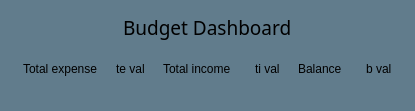
            <widget class="QWidget" name="budget_dash_frame">
             <property name="styleSheet">
              <string notr="true">QWidget{
background-color: #617C8C;
border-radius: 10px;
border: 5px;
}
</string>
             </property>
             <layout class="QVBoxLayout" name="verticalLayout_10">
              <item alignment="Qt::AlignTop">
               <widget class="QFrame" name="bd_frame">
                <property name="frameShape">
                 <enum>QFrame::StyledPanel</enum>
                </property>
                <property name="frameShadow">
                 <enum>QFrame::Raised</enum>
                </property>
                <layout class="QVBoxLayout" name="verticalLayout_11">
                 <property name="leftMargin">
                  <number>3</number>
                 </property>
                 <property name="topMargin">
                  <number>3</number>
                 </property>
                 <property name="rightMargin">
                  <number>3</number>
                 </property>
                 <property name="bottomMargin">
                  <number>3</number>
                 </property>
                 <item alignment="Qt::AlignHCenter">
                  <widget class="QLabel" name="bd_title_label">
                   <property name="font">
                    <font>
                     <family>Futura</family>
                     <pointsize>14</pointsize>
                    </font>
                   </property>
                   <property name="text">
                    <string>Budget Dashboard</string>
                   </property>
                  </widget>
                 </item>
                </layout>
               </widget>
              </item>
              <item>
               <widget class="QFrame" name="main_bd_frame">
                <property name="sizePolicy">
                 <sizepolicy hsizetype="Preferred" vsizetype="Expanding">
                  <horstretch>0</horstretch>
                  <verstretch>0</verstretch>
                 </sizepolicy>
                </property>
                <property name="frameShape">
                 <enum>QFrame::StyledPanel</enum>
                </property>
                <property name="frameShadow">
                 <enum>QFrame::Raised</enum>
                </property>
                <layout class="QGridLayout" name="gridLayout">
                 <property name="leftMargin">
                  <number>3</number>
                 </property>
                 <property name="topMargin">
                  <number>3</number>
                 </property>
                 <property name="rightMargin">
                  <number>3</number>
                 </property>
                 <property name="bottomMargin">
                  <number>3</number>
                 </property>
                 <property name="horizontalSpacing">
                  <number>6</number>
                 </property>
                 <item row="0" column="0">
                  <widget class="QFrame" name="frame">
                   <property name="maximumSize">
                    <size>
                     <width>16777215</width>
                     <height>50</height>
                    </size>
                   </property>
                   <property name="frameShape">
                    <enum>QFrame::StyledPanel</enum>
                   </property>
                   <property name="frameShadow">
                    <enum>QFrame::Raised</enum>
                   </property>
                   <layout class="QHBoxLayout" name="horizontalLayout_19">
                    <property name="leftMargin">
                     <number>0</number>
                    </property>
                    <property name="topMargin">
                     <number>0</number>
                    </property>
                    <property name="rightMargin">
                     <number>0</number>
                    </property>
                    <property name="bottomMargin">
                     <number>0</number>
                    </property>
                    <item>
                     <widget class="QFrame" name="ab_totals_frame_2">
                      <property name="maximumSize">
                       <size>
                        <width>16777215</width>
                        <height>50</height>
                       </size>
                      </property>
                      <property name="frameShape">
                       <enum>QFrame::StyledPanel</enum>
                      </property>
                      <property name="frameShadow">
                       <enum>QFrame::Raised</enum>
                      </property>
                      <layout class="QHBoxLayout" name="horizontalLayout_15">
                       <property name="spacing">
                        <number>0</number>
                       </property>
                       <property name="leftMargin">
                        <number>0</number>
                       </property>
                       <property name="topMargin">
                        <number>0</number>
                       </property>
                       <property name="rightMargin">
                        <number>0</number>
                       </property>
                       <property name="bottomMargin">
                        <number>0</number>
                       </property>
                       <item>
                        <widget class="QFrame" name="ab_expense_frame_2">
                         <property name="frameShape">
                          <enum>QFrame::StyledPanel</enum>
                         </property>
                         <property name="frameShadow">
                          <enum>QFrame::Raised</enum>
                         </property>
                         <layout class="QHBoxLayout" name="horizontalLayout_16">
                          <property name="spacing">
                           <number>0</number>
                          </property>
                          <property name="leftMargin">
                           <number>0</number>
                          </property>
                          <property name="topMargin">
                           <number>0</number>
                          </property>
                          <property name="rightMargin">
                           <number>0</number>
                          </property>
                          <property name="bottomMargin">
                           <number>0</number>
                          </property>
                          <item>
                           <widget class="QFrame" name="ab_texp_frame_2">
                            <property name="frameShape">
                             <enum>QFrame::StyledPanel</enum>
                            </property>
                            <property name="frameShadow">
                             <enum>QFrame::Raised</enum>
                            </property>
                            <layout class="QVBoxLayout" name="verticalLayout_31">
                             <item>
                              <widget class="QLabel" name="ab_texp_label_2">
                               <property name="text">
                                <string>Total expense</string>
                               </property>
                              </widget>
                             </item>
                            </layout>
                           </widget>
                          </item>
                          <item>
                           <widget class="QFrame" name="ab_expval_frame_2">
                            <property name="frameShape">
                             <enum>QFrame::StyledPanel</enum>
                            </property>
                            <property name="frameShadow">
                             <enum>QFrame::Raised</enum>
                            </property>
                            <layout class="QVBoxLayout" name="verticalLayout_32">
                             <item>
                              <widget class="QLabel" name="ab_expval_label_2">
                               <property name="text">
                                <string>te val</string>
                               </property>
                              </widget>
                             </item>
                            </layout>
                           </widget>
                          </item>
                         </layout>
                        </widget>
                       </item>
                       <item>
                        <widget class="QFrame" name="ab_income_frame_2">
                         <property name="frameShape">
                          <enum>QFrame::StyledPanel</enum>
                         </property>
                         <property name="frameShadow">
                          <enum>QFrame::Raised</enum>
                         </property>
                         <layout class="QHBoxLayout" name="horizontalLayout_17">
                          <property name="leftMargin">
                           <number>0</number>
                          </property>
                          <property name="topMargin">
                           <number>0</number>
                          </property>
                          <property name="rightMargin">
                           <number>0</number>
                          </property>
                          <property name="bottomMargin">
                           <number>0</number>
                          </property>
                          <item>
                           <widget class="QFrame" name="ab_tinc_frame_2">
                            <property name="frameShape">
                             <enum>QFrame::StyledPanel</enum>
                            </property>
                            <property name="frameShadow">
                             <enum>QFrame::Raised</enum>
                            </property>
                            <layout class="QVBoxLayout" name="verticalLayout_33">
                             <item>
                              <widget class="QLabel" name="ab_tinc_label_2">
                               <property name="text">
                                <string>Total income</string>
                               </property>
                              </widget>
                             </item>
                            </layout>
                           </widget>
                          </item>
                          <item>
                           <widget class="QFrame" name="ab_incval_frame_2">
                            <property name="frameShape">
                             <enum>QFrame::StyledPanel</enum>
                            </property>
                            <property name="frameShadow">
                             <enum>QFrame::Raised</enum>
                            </property>
                            <layout class="QVBoxLayout" name="verticalLayout_34">
                             <item>
                              <widget class="QLabel" name="ab_incval_label_2">
                               <property name="text">
                                <string>ti val</string>
                               </property>
                              </widget>
                             </item>
                            </layout>
                           </widget>
                          </item>
                         </layout>
                        </widget>
                       </item>
                       <item>
                        <widget class="QFrame" name="ab_bal_frame_2">
                         <property name="frameShape">
                          <enum>QFrame::StyledPanel</enum>
                         </property>
                         <property name="frameShadow">
                          <enum>QFrame::Raised</enum>
                         </property>
                         <layout class="QHBoxLayout" name="horizontalLayout_18">
                          <property name="leftMargin">
                           <number>0</number>
                          </property>
                          <property name="topMargin">
                           <number>0</number>
                          </property>
                          <property name="rightMargin">
                           <number>0</number>
                          </property>
                          <property name="bottomMargin">
                           <number>0</number>
                          </property>
                          <item>
                           <widget class="QFrame" name="ab_tbal_frame_2">
                            <property name="frameShape">
                             <enum>QFrame::StyledPanel</enum>
                            </property>
                            <property name="frameShadow">
                             <enum>QFrame::Raised</enum>
                            </property>
                            <layout class="QVBoxLayout" name="verticalLayout_35">
                             <item>
                              <widget class="QLabel" name="ab_tbal_label_2">
                               <property name="text">
                                <string>Balance</string>
                               </property>
                              </widget>
                             </item>
                            </layout>
                           </widget>
                          </item>
                          <item>
                           <widget class="QFrame" name="ab_balval_frame_2">
                            <property name="frameShape">
                             <enum>QFrame::StyledPanel</enum>
                            </property>
                            <property name="frameShadow">
                             <enum>QFrame::Raised</enum>
                            </property>
                            <layout class="QVBoxLayout" name="verticalLayout_36">
                             <item>
                              <widget class="QLabel" name="ab_balval_label_2">
                               <property name="text">
                                <string>b val</string>
                               </property>
                              </widget>
                             </item>
                            </layout>
                           </widget>
                          </item>
                         </layout>
                        </widget>
                       </item>
                      </layout>
                     </widget>
                    </item>
                   </layout>
                  </widget>
                 </item>
                 <item row="1" column="0">
                  <widget class="QFrame" name="bd_graphs_frame">
                   <property name="frameShape">
                    <enum>QFrame::StyledPanel</enum>
                   </property>
                   <property name="frameShadow">
                    <enum>QFrame::Raised</enum>
                   </property>
                   <layout class="QHBoxLayout" name="horizontalLayout_20">
                    <property name="leftMargin">
                     <number>3</number>
                    </property>
                    <property name="topMargin">
                     <number>3</number>
                    </property>
                    <property name="rightMargin">
                     <number>3</number>
                    </property>
                    <property name="bottomMargin">
                     <number>3</number>
                    </property>
                    <item>
                     <widget class="QWidget" name="bd_inc_widget" native="true"/>
                    </item>
                    <item>
                     <widget class="QWidget" name="bd_exp_widget" native="true"/>
                    </item>
                   </layout>
                  </widget>
                 </item>
                </layout>
               </widget>
              </item>
             </layout>
            </widget>
